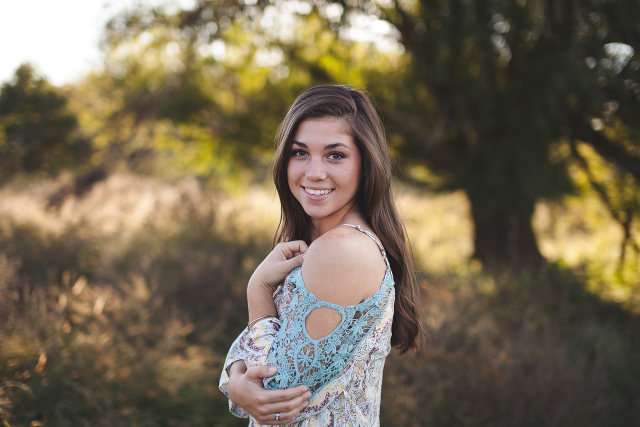
#> input picture pic.jpeg, 1280 x 853 px (shown at 1/2 size)
$ python image_operations.py
#> lines starting #> are read from the running program, lines starting #| are printed output that depends on the picture; after the words box and inside, x2 and y2 are one past the last pixel; in counts of white or black regions, pixels touching at a corner belong together
#!/usr/bin/env python
# coding: utf-8

# In[140]:


import cv2
import numpy as np
image = cv2.imread("pic.jpeg")
#> image is the input picture: shape (853, 1280, 3); mean B, G, R 84.1, 105.4, 117.5
img1 = cv2.resize(image,(1000,700))
img2 = img1[130:430,350:650,:]
img2 = cv2.resize(img2,(200,200))
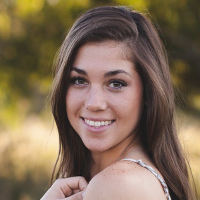
#> img2: shape (200, 200, 3); mean B, G, R 86.4, 107.8, 128.7
img1[0:200,0:200,:] = img2
img1[0:200,800:1000,:] = img2
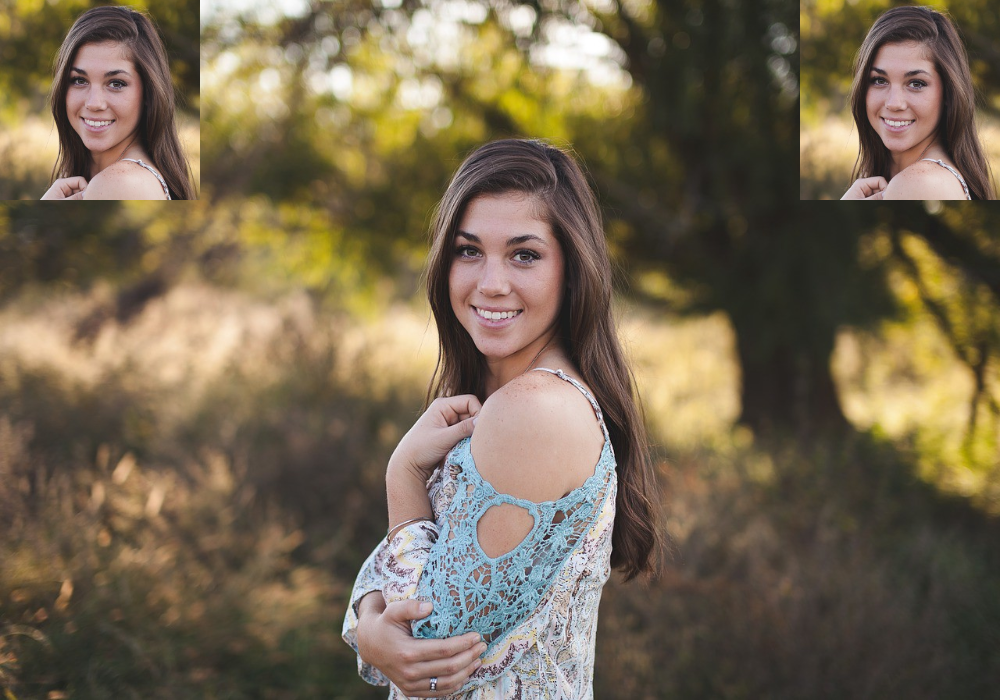
#> img1: shape (700, 1000, 3); mean B, G, R 81.6, 103.9, 118
image2  = cv2.imread("pic2.jpg")
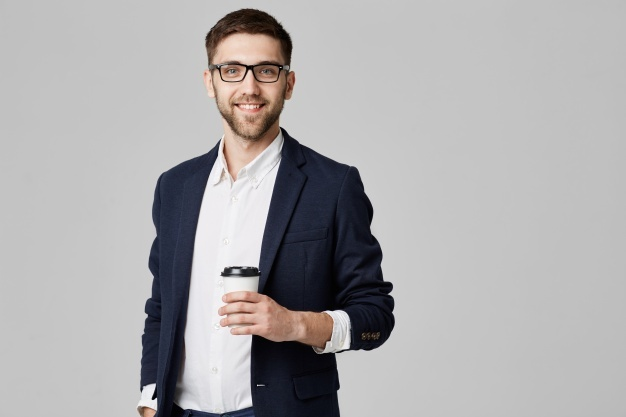
#> input picture pic2.jpg, 626 x 417 px
#> image2 is the input picture: shape (417, 626, 3); mean B, G, R 171.8, 170.8, 172.4
img3 = image2[10:140,200:300,:]
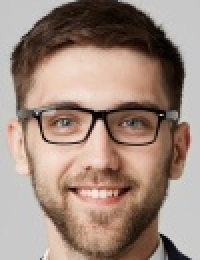
#> img3: shape (130, 100, 3) (shown 2 times larger); mean B, G, R 125.6, 137.5, 159.4
img3 = cv2.resize(img3,(180,220))
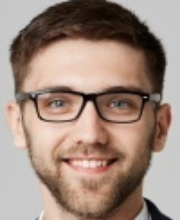
#> img3: shape (220, 180, 3); mean B, G, R 125.5, 137.4, 159.3
img3 = img3[:,:,0:1]
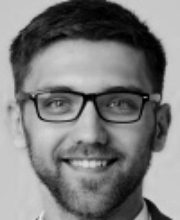
#> img3: shape (220, 180, 1); min 0, max 229, mean 125.5
img1[140:360,420:600,:] = img3
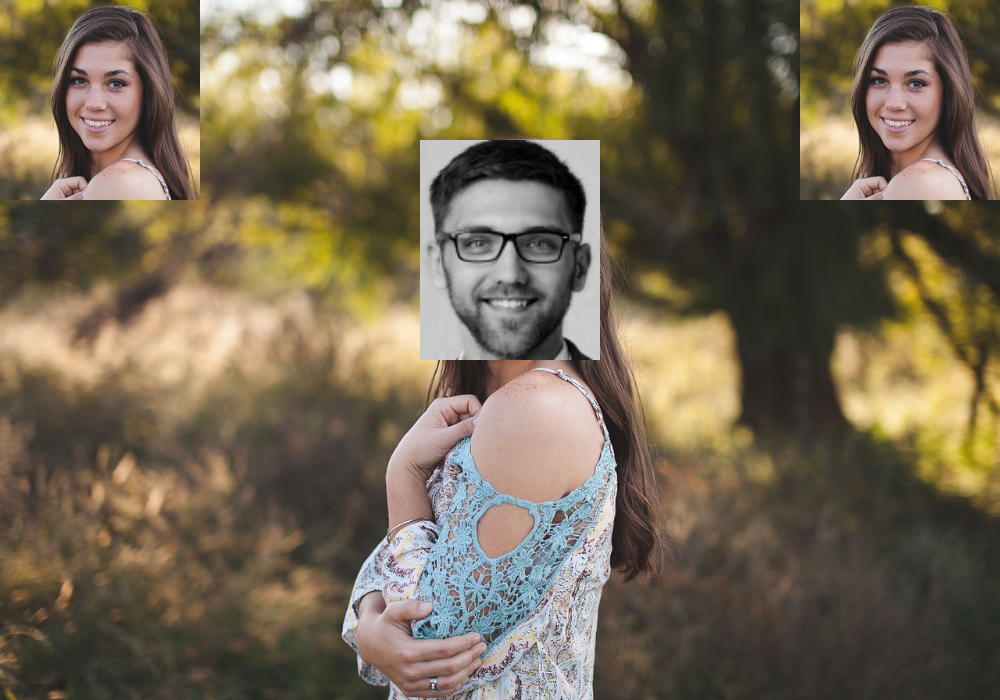
#> img1: shape (700, 1000, 3); 5.66% of pixels changed, all inside (x1, y1, x2, y2) = (420, 140, 600, 360)
cv2.imshow("mypic",img1)
cv2.waitKey()
cv2.destroyAllWindows()


# In[ ]:


# In[ ]:


# In[ ]:


# In[ ]:


# In[ ]:
